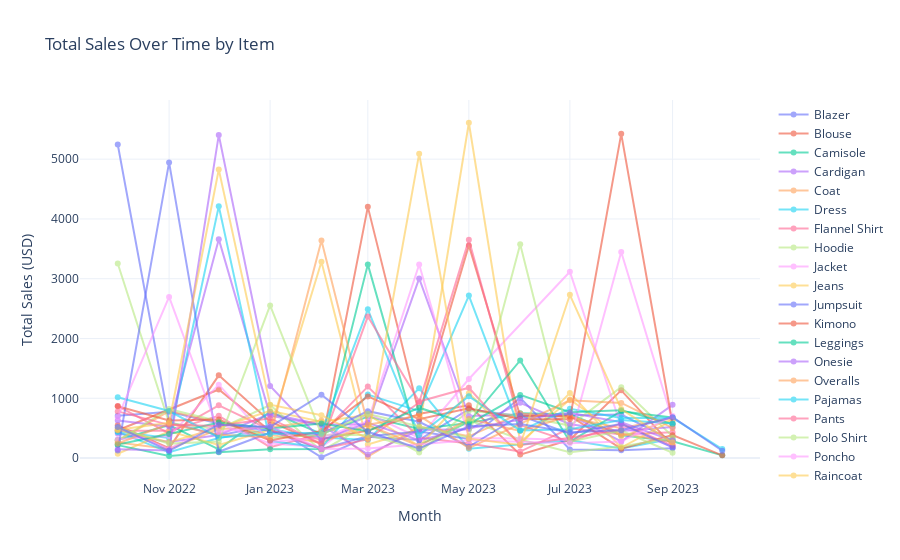

The cell this chart's notebook holds for it:
### Markdown cell above
### Time Series for All Items

### Code cell
df['month'] = pd.to_datetime(df['date']).dt.to_period("M")
ts_sales = df.groupby(['item', 'month']).agg(
    Total_Sales=('amount_usd', 'sum')
).reset_index()
ts_sales['month'] = ts_sales['month'].dt.to_timestamp()
fig = go.Figure()

for item in ts_sales['item'].unique():
    item_data = ts_sales[ts_sales['item'] == item]
    fig.add_trace(go.Scatter(
        x=item_data['month'],
        y=item_data['Total_Sales'],
        mode='lines+markers',
        name=item,
        hoverinfo='text',
        text=[f"Item: {item}<br>Sales: ${val}" for val in item_data['Total_Sales']],
        line=dict(width=2),
        opacity=0.6
    ))

fig.update_layout(
    title="Total Sales Over Time by Item",
    xaxis_title="Month",
    yaxis_title="Total Sales (USD)",
    hovermode='x unified',
    template='plotly_white',
    height=500
)

fig.show()

### Figure 1 — Plotly figure (JSON) as saved in the notebook; plotly's stock layout.template omitted (floating-point values rounded to 4 significant figures)
{"data": [{"hoverinfo": "text", "line": {"width": 2}, "mode": "lines+markers", "name": "Blazer", "opacity": 0.6, "text": ["Item: Blazer<br>Sales: $5246.0", "Item: Blazer<br>Sales: $599.0", "Item: Blazer<br>Sales: $378.0", "Item: Blazer<br>Sales: $549.0", "Item: Blazer<br>Sales: $14.0", "Item: Blazer<br>Sales: $358.0", "Item: Blazer<br>Sales: $304.0", "Item: Blazer<br>Sales: $817.0", "Item: Blazer<br>Sales: $701.0", "Item: Blazer<br>Sales: $727.0", "Item: Blazer<br>Sales: $292.0"], "type": "scatter", "x": ["2022-10-01T00:00:00", "2022-11-01T00:00:00", "2022-12-01T00:00:00", "2023-01-01T00:00:00", "2023-02-01T00:00:00", "2023-03-01T00:00:00", "2023-04-01T00:00:00", "2023-05-01T00:00:00", "2023-06-01T00:00:00", "2023-08-01T00:00:00", "2023-09-01T00:00:00"], "y": [5246, 599, 378, 549, 14, 358, 304, 817, 701, 727, 292]}, {"hoverinfo": "text", "line": {"width": 2}, "mode": "lines+markers", "name": "Blouse", "opacity": 0.6, "text": ["Item: Blouse<br>Sales: $548.0", "Item: Blouse<br>Sales: $166.0", "Item: Blouse<br>Sales: $1384.0", "Item: Blouse<br>Sales: $614.0", "Item: Blouse<br>Sales: $229.0", "Item: Blouse<br>Sales: $4202.0", "Item: Blouse<br>Sales: $740.0", "Item: Blouse<br>Sales: $884.0", "Item: Blouse<br>Sales: $58.0", "Item: Blouse<br>Sales: $306.0", "Item: Blouse<br>Sales: $1133.0", "Item: Blouse<br>Sales: $208.0"], "type": "scatter", "x": ["2022-10-01T00:00:00", "2022-11-01T00:00:00", "2022-12-01T00:00:00", "2023-01-01T00:00:00", "2023-02-01T00:00:00", "2023-03-01T00:00:00", "2023-04-01T00:00:00", "2023-05-01T00:00:00", "2023-06-01T00:00:00", "2023-07-01T00:00:00", "2023-08-01T00:00:00", "2023-09-01T00:00:00"], "y": [548, 166, 1384, 614, 229, 4202, 740, 884, 58, 306, 1133, 208]}, {"hoverinfo": "text", "line": {"width": 2}, "mode": "lines+markers", "name": "Camisole", "opacity": 0.6, "text": ["Item: Camisole<br>Sales: $302.0", "Item: Camisole<br>Sales: $553.0", "Item: Camisole<br>Sales: $145.0", "Item: Camisole<br>Sales: $775.0", "Item: Camisole<br>Sales: $403.0", "Item: Camisole<br>Sales: $695.0", "Item: Camisole<br>Sales: $485.0", "Item: Camisole<br>Sales: $585.0", "Item: Camisole<br>Sales: $749.0", "Item: Camisole<br>Sales: $735.0", "Item: Camisole<br>Sales: $380.0", "Item: Camisole<br>Sales: $283.0", "Item: Camisole<br>Sales: $46.0"], "type": "scatter", "x": ["2022-10-01T00:00:00", "2022-11-01T00:00:00", "2022-12-01T00:00:00", "2023-01-01T00:00:00", "2023-02-01T00:00:00", "2023-03-01T00:00:00", "2023-04-01T00:00:00", "2023-05-01T00:00:00", "2023-06-01T00:00:00", "2023-07-01T00:00:00", "2023-08-01T00:00:00", "2023-09-01T00:00:00", "2023-10-01T00:00:00"], "y": [302, 553, 145, 775, 403, 695, 485, 585, 749, 735, 380, 283, 46]}, {"hoverinfo": "text", "line": {"width": 2}, "mode": "lines+markers", "name": "Cardigan", "opacity": 0.6, "text": ["Item: Cardigan<br>Sales: $413.0", "Item: Cardigan<br>Sales: $270.0", "Item: Cardigan<br>Sales: $387.0", "Item: Cardigan<br>Sales: $741.0", "Item: Cardigan<br>Sales: $562.0", "Item: Cardigan<br>Sales: $566.0", "Item: Cardigan<br>Sales: $3005.0", "Item: Cardigan<br>Sales: $704.0", "Item: Cardigan<br>Sales: $731.0", "Item: Cardigan<br>Sales: $722.0", "Item: Cardigan<br>Sales: $278.0", "Item: Cardigan<br>Sales: $891.0"], "type": "scatter", "x": ["2022-10-01T00:00:00", "2022-11-01T00:00:00", "2022-12-01T00:00:00", "2023-01-01T00:00:00", "2023-02-01T00:00:00", "2023-03-01T00:00:00", "2023-04-01T00:00:00", "2023-05-01T00:00:00", "2023-06-01T00:00:00", "2023-07-01T00:00:00", "2023-08-01T00:00:00", "2023-09-01T00:00:00"], "y": [413, 270, 387, 741, 562, 566, 3005, 704, 731, 722, 278, 891]}, {"hoverinfo": "text", "line": {"width": 2}, "mode": "lines+markers", "name": "Coat", "opacity": 0.6, "text": ["Item: Coat<br>Sales: $262.0", "Item: Coat<br>Sales: $154.0", "Item: Coat<br>Sales: $486.0", "Item: Coat<br>Sales: $515.0", "Item: Coat<br>Sales: $627.0", "Item: Coat<br>Sales: $24.0", "Item: Coat<br>Sales: $528.0", "Item: Coat<br>Sales: $364.0", "Item: Coat<br>Sales: $744.0", "Item: Coat<br>Sales: $678.0", "Item: Coat<br>Sales: $501.0", "Item: Coat<br>Sales: $671.0"], "type": "scatter", "x": ["2022-10-01T00:00:00", "2022-11-01T00:00:00", "2022-12-01T00:00:00", "2023-01-01T00:00:00", "2023-02-01T00:00:00", "2023-03-01T00:00:00", "2023-04-01T00:00:00", "2023-05-01T00:00:00", "2023-06-01T00:00:00", "2023-07-01T00:00:00", "2023-08-01T00:00:00", "2023-09-01T00:00:00"], "y": [262, 154, 486, 515, 627, 24, 528, 364, 744, 678, 501, 671]}, {"hoverinfo": "text", "line": {"width": 2}, "mode": "lines+markers", "name": "Dress", "opacity": 0.6, "text": ["Item: Dress<br>Sales: $438.0", "Item: Dress<br>Sales: $98.0", "Item: Dress<br>Sales: $335.0", "Item: Dress<br>Sales: $484.0", "Item: Dress<br>Sales: $346.0", "Item: Dress<br>Sales: $301.0", "Item: Dress<br>Sales: $1167.0", "Item: Dress<br>Sales: $156.0", "Item: Dress<br>Sales: $298.0", "Item: Dress<br>Sales: $159.0", "Item: Dress<br>Sales: $325.0"], "type": "scatter", "x": ["2022-10-01T00:00:00", "2022-11-01T00:00:00", "2022-12-01T00:00:00", "2023-01-01T00:00:00", "2023-02-01T00:00:00", "2023-03-01T00:00:00", "2023-04-01T00:00:00", "2023-05-01T00:00:00", "2023-07-01T00:00:00", "2023-08-01T00:00:00", "2023-09-01T00:00:00"], "y": [438, 98, 335, 484, 346, 301, 1167, 156, 298, 159, 325]}, {"hoverinfo": "text", "line": {"width": 2}, "mode": "lines+markers", "name": "Flannel Shirt", "opacity": 0.6, "text": ["Item: Flannel Shirt<br>Sales: $457.0", "Item: Flannel Shirt<br>Sales: $458.0", "Item: Flannel Shirt<br>Sales: $707.0", "Item: Flannel Shirt<br>Sales: $183.0", "Item: Flannel Shirt<br>Sales: $405.0", "Item: Flannel Shirt<br>Sales: $1196.0", "Item: Flannel Shirt<br>Sales: $343.0", "Item: Flannel Shirt<br>Sales: $244.0", "Item: Flannel Shirt<br>Sales: $109.0", "Item: Flannel Shirt<br>Sales: $497.0", "Item: Flannel Shirt<br>Sales: $394.0", "Item: Flannel Shirt<br>Sales: $433.0"], "type": "scatter", "x": ["2022-10-01T00:00:00", "2022-11-01T00:00:00", "2022-12-01T00:00:00", "2023-01-01T00:00:00", "2023-02-01T00:00:00", "2023-03-01T00:00:00", "2023-04-01T00:00:00", "2023-05-01T00:00:00", "2023-06-01T00:00:00", "2023-07-01T00:00:00", "2023-08-01T00:00:00", "2023-09-01T00:00:00"], "y": [457, 458, 707, 183, 405, 1196, 343, 244, 109, 497, 394, 433]}, {"hoverinfo": "text", "line": {"width": 2}, "mode": "lines+markers", "name": "Hoodie", "opacity": 0.6, "text": ["Item: Hoodie<br>Sales: $3255.0", "Item: Hoodie<br>Sales: $588.0", "Item: Hoodie<br>Sales: $482.0", "Item: Hoodie<br>Sales: $887.0", "Item: Hoodie<br>Sales: $119.0", "Item: Hoodie<br>Sales: $562.0", "Item: Hoodie<br>Sales: $94.0", "Item: Hoodie<br>Sales: $791.0", "Item: Hoodie<br>Sales: $708.0", "Item: Hoodie<br>Sales: $544.0", "Item: Hoodie<br>Sales: $1186.0", "Item: Hoodie<br>Sales: $363.0"], "type": "scatter", "x": ["2022-10-01T00:00:00", "2022-11-01T00:00:00", "2022-12-01T00:00:00", "2023-01-01T00:00:00", "2023-02-01T00:00:00", "2023-03-01T00:00:00", "2023-04-01T00:00:00", "2023-05-01T00:00:00", "2023-06-01T00:00:00", "2023-07-01T00:00:00", "2023-08-01T00:00:00", "2023-09-01T00:00:00"], "y": [3255, 588, 482, 887, 119, 562, 94, 791, 708, 544, 1186, 363]}, {"hoverinfo": "text", "line": {"width": 2}, "mode": "lines+markers", "name": "Jacket", "opacity": 0.6, "text": ["Item: Jacket<br>Sales: $499.0", "Item: Jacket<br>Sales: $152.0", "Item: Jacket<br>Sales: $583.0", "Item: Jacket<br>Sales: $243.0", "Item: Jacket<br>Sales: $185.0", "Item: Jacket<br>Sales: $747.0", "Item: Jacket<br>Sales: $336.0", "Item: Jacket<br>Sales: $1323.0", "Item: Jacket<br>Sales: $3117.0", "Item: Jacket<br>Sales: $528.0", "Item: Jacket<br>Sales: $186.0"], "type": "scatter", "x": ["2022-10-01T00:00:00", "2022-11-01T00:00:00", "2022-12-01T00:00:00", "2023-01-01T00:00:00", "2023-02-01T00:00:00", "2023-03-01T00:00:00", "2023-04-01T00:00:00", "2023-05-01T00:00:00", "2023-07-01T00:00:00", "2023-08-01T00:00:00", "2023-09-01T00:00:00"], "y": [499, 152, 583, 243, 185, 747, 336, 1323, 3117, 528, 186]}, {"hoverinfo": "text", "line": {"width": 2}, "mode": "lines+markers", "name": "Jeans", "opacity": 0.6, "text": ["Item: Jeans<br>Sales: $72.0", "Item: Jeans<br>Sales: $449.0", "Item: Jeans<br>Sales: $218.0", "Item: Jeans<br>Sales: $476.0", "Item: Jeans<br>Sales: $3283.0", "Item: Jeans<br>Sales: $226.0", "Item: Jeans<br>Sales: $482.0", "Item: Jeans<br>Sales: $5609.0", "Item: Jeans<br>Sales: $265.0", "Item: Jeans<br>Sales: $981.0", "Item: Jeans<br>Sales: $363.0", "Item: Jeans<br>Sales: $644.0"], "type": "scatter", "x": ["2022-10-01T00:00:00", "2022-11-01T00:00:00", "2022-12-01T00:00:00", "2023-01-01T00:00:00", "2023-02-01T00:00:00", "2023-03-01T00:00:00", "2023-04-01T00:00:00", "2023-05-01T00:00:00", "2023-06-01T00:00:00", "2023-07-01T00:00:00", "2023-08-01T00:00:00", "2023-09-01T00:00:00"], "y": [72, 449, 218, 476, 3283, 226, 482, 5609, 265, 981, 363, 644]}, {"hoverinfo": "text", "line": {"width": 2}, "mode": "lines+markers", "name": "Jumpsuit", "opacity": 0.6, "text": ["Item: Jumpsuit<br>Sales: $709.0", "Item: Jumpsuit<br>Sales: $776.0", "Item: Jumpsuit<br>Sales: $578.0", "Item: Jumpsuit<br>Sales: $455.0", "Item: Jumpsuit<br>Sales: $154.0", "Item: Jumpsuit<br>Sales: $367.0", "Item: Jumpsuit<br>Sales: $443.0", "Item: Jumpsuit<br>Sales: $320.0", "Item: Jumpsuit<br>Sales: $1009.0", "Item: Jumpsuit<br>Sales: $144.0", "Item: Jumpsuit<br>Sales: $133.0", "Item: Jumpsuit<br>Sales: $166.0"], "type": "scatter", "x": ["2022-10-01T00:00:00", "2022-11-01T00:00:00", "2022-12-01T00:00:00", "2023-01-01T00:00:00", "2023-02-01T00:00:00", "2023-03-01T00:00:00", "2023-04-01T00:00:00", "2023-05-01T00:00:00", "2023-06-01T00:00:00", "2023-07-01T00:00:00", "2023-08-01T00:00:00", "2023-09-01T00:00:00"], "y": [709, 776, 578, 455, 154, 367, 443, 320, 1009, 144, 133, 166]}, {"hoverinfo": "text", "line": {"width": 2}, "mode": "lines+markers", "name": "Kimono", "opacity": 0.6, "text": ["Item: Kimono<br>Sales: $465.0", "Item: Kimono<br>Sales: $1147.0", "Item: Kimono<br>Sales: $453.0", "Item: Kimono<br>Sales: $316.0", "Item: Kimono<br>Sales: $460.0", "Item: Kimono<br>Sales: $736.0", "Item: Kimono<br>Sales: $3557.0", "Item: Kimono<br>Sales: $703.0", "Item: Kimono<br>Sales: $705.0", "Item: Kimono<br>Sales: $158.0", "Item: Kimono<br>Sales: $384.0", "Item: Kimono<br>Sales: $46.0"], "type": "scatter", "x": ["2022-10-01T00:00:00", "2022-12-01T00:00:00", "2023-01-01T00:00:00", "2023-02-01T00:00:00", "2023-03-01T00:00:00", "2023-04-01T00:00:00", "2023-05-01T00:00:00", "2023-06-01T00:00:00", "2023-07-01T00:00:00", "2023-08-01T00:00:00", "2023-09-01T00:00:00", "2023-10-01T00:00:00"], "y": [465, 1147, 453, 316, 460, 736, 3557, 703, 705, 158, 384, 46]}, {"hoverinfo": "text", "line": {"width": 2}, "mode": "lines+markers", "name": "Leggings", "opacity": 0.6, "text": ["Item: Leggings<br>Sales: $217.0", "Item: Leggings<br>Sales: $34.0", "Item: Leggings<br>Sales: $99.0", "Item: Leggings<br>Sales: $147.0", "Item: Leggings<br>Sales: $153.0", "Item: Leggings<br>Sales: $3240.0", "Item: Leggings<br>Sales: $221.0", "Item: Leggings<br>Sales: $603.0", "Item: Leggings<br>Sales: $1633.0", "Item: Leggings<br>Sales: $275.0", "Item: Leggings<br>Sales: $785.0", "Item: Leggings<br>Sales: $680.0"], "type": "scatter", "x": ["2022-10-01T00:00:00", "2022-11-01T00:00:00", "2022-12-01T00:00:00", "2023-01-01T00:00:00", "2023-02-01T00:00:00", "2023-03-01T00:00:00", "2023-04-01T00:00:00", "2023-05-01T00:00:00", "2023-06-01T00:00:00", "2023-07-01T00:00:00", "2023-08-01T00:00:00", "2023-09-01T00:00:00"], "y": [217, 34, 99, 147, 153, 3240, 221, 603, 1633, 275, 785, 680]}, {"hoverinfo": "text", "line": {"width": 2}, "mode": "lines+markers", "name": "Onesie", "opacity": 0.6, "text": ["Item: Onesie<br>Sales: $628.0", "Item: Onesie<br>Sales: $527.0", "Item: Onesie<br>Sales: $3662.0", "Item: Onesie<br>Sales: $710.0", "Item: Onesie<br>Sales: $550.0", "Item: Onesie<br>Sales: $61.0", "Item: Onesie<br>Sales: $468.0", "Item: Onesie<br>Sales: $481.0", "Item: Onesie<br>Sales: $924.0", "Item: Onesie<br>Sales: $566.0", "Item: Onesie<br>Sales: $453.0", "Item: Onesie<br>Sales: $519.0"], "type": "scatter", "x": ["2022-10-01T00:00:00", "2022-11-01T00:00:00", "2022-12-01T00:00:00", "2023-01-01T00:00:00", "2023-02-01T00:00:00", "2023-03-01T00:00:00", "2023-04-01T00:00:00", "2023-05-01T00:00:00", "2023-06-01T00:00:00", "2023-07-01T00:00:00", "2023-08-01T00:00:00", "2023-09-01T00:00:00"], "y": [628, 527, 3662, 710, 550, 61, 468, 481, 924, 566, 453, 519]}, {"hoverinfo": "text", "line": {"width": 2}, "mode": "lines+markers", "name": "Overalls", "opacity": 0.6, "text": ["Item: Overalls<br>Sales: $293.0", "Item: Overalls<br>Sales: $787.0", "Item: Overalls<br>Sales: $595.0", "Item: Overalls<br>Sales: $388.0", "Item: Overalls<br>Sales: $263.0", "Item: Overalls<br>Sales: $553.0", "Item: Overalls<br>Sales: $205.0", "Item: Overalls<br>Sales: $652.0", "Item: Overalls<br>Sales: $452.0", "Item: Overalls<br>Sales: $706.0", "Item: Overalls<br>Sales: $406.0", "Item: Overalls<br>Sales: $274.0"], "type": "scatter", "x": ["2022-10-01T00:00:00", "2022-11-01T00:00:00", "2022-12-01T00:00:00", "2023-01-01T00:00:00", "2023-02-01T00:00:00", "2023-03-01T00:00:00", "2023-04-01T00:00:00", "2023-05-01T00:00:00", "2023-06-01T00:00:00", "2023-07-01T00:00:00", "2023-08-01T00:00:00", "2023-09-01T00:00:00"], "y": [293, 787, 595, 388, 263, 553, 205, 652, 452, 706, 406, 274]}, {"hoverinfo": "text", "line": {"width": 2}, "mode": "lines+markers", "name": "Pajamas", "opacity": 0.6, "text": ["Item: Pajamas<br>Sales: $442.0", "Item: Pajamas<br>Sales: $336.0", "Item: Pajamas<br>Sales: $4211.0", "Item: Pajamas<br>Sales: $286.0", "Item: Pajamas<br>Sales: $179.0", "Item: Pajamas<br>Sales: $1062.0", "Item: Pajamas<br>Sales: $786.0", "Item: Pajamas<br>Sales: $2719.0", "Item: Pajamas<br>Sales: $460.0", "Item: Pajamas<br>Sales: $824.0", "Item: Pajamas<br>Sales: $669.0", "Item: Pajamas<br>Sales: $673.0", "Item: Pajamas<br>Sales: $151.0"], "type": "scatter", "x": ["2022-10-01T00:00:00", "2022-11-01T00:00:00", "2022-12-01T00:00:00", "2023-01-01T00:00:00", "2023-02-01T00:00:00", "2023-03-01T00:00:00", "2023-04-01T00:00:00", "2023-05-01T00:00:00", "2023-06-01T00:00:00", "2023-07-01T00:00:00", "2023-08-01T00:00:00", "2023-09-01T00:00:00", "2023-10-01T00:00:00"], "y": [442, 336, 4211, 286, 179, 1062, 786, 2719, 460, 824, 669, 673, 151]}, {"hoverinfo": "text", "line": {"width": 2}, "mode": "lines+markers", "name": "Pants", "opacity": 0.6, "text": ["Item: Pants<br>Sales: $870.0", "Item: Pants<br>Sales: $412.0", "Item: Pants<br>Sales: $882.0", "Item: Pants<br>Sales: $473.0", "Item: Pants<br>Sales: $153.0", "Item: Pants<br>Sales: $313.0", "Item: Pants<br>Sales: $930.0", "Item: Pants<br>Sales: $3650.0", "Item: Pants<br>Sales: $552.0", "Item: Pants<br>Sales: $275.0", "Item: Pants<br>Sales: $576.0", "Item: Pants<br>Sales: $209.0"], "type": "scatter", "x": ["2022-10-01T00:00:00", "2022-11-01T00:00:00", "2022-12-01T00:00:00", "2023-01-01T00:00:00", "2023-02-01T00:00:00", "2023-03-01T00:00:00", "2023-04-01T00:00:00", "2023-05-01T00:00:00", "2023-06-01T00:00:00", "2023-07-01T00:00:00", "2023-08-01T00:00:00", "2023-09-01T00:00:00"], "y": [870, 412, 882, 473, 153, 313, 930, 3650, 552, 275, 576, 209]}, {"hoverinfo": "text", "line": {"width": 2}, "mode": "lines+markers", "name": "Polo Shirt", "opacity": 0.6, "text": ["Item: Polo Shirt<br>Sales: $292.0", "Item: Polo Shirt<br>Sales: $819.0", "Item: Polo Shirt<br>Sales: $617.0", "Item: Polo Shirt<br>Sales: $335.0", "Item: Polo Shirt<br>Sales: $392.0", "Item: Polo Shirt<br>Sales: $386.0", "Item: Polo Shirt<br>Sales: $149.0", "Item: Polo Shirt<br>Sales: $630.0", "Item: Polo Shirt<br>Sales: $311.0", "Item: Polo Shirt<br>Sales: $98.0", "Item: Polo Shirt<br>Sales: $192.0", "Item: Polo Shirt<br>Sales: $335.0"], "type": "scatter", "x": ["2022-10-01T00:00:00", "2022-11-01T00:00:00", "2022-12-01T00:00:00", "2023-01-01T00:00:00", "2023-02-01T00:00:00", "2023-03-01T00:00:00", "2023-04-01T00:00:00", "2023-05-01T00:00:00", "2023-06-01T00:00:00", "2023-07-01T00:00:00", "2023-08-01T00:00:00", "2023-09-01T00:00:00"], "y": [292, 819, 617, 335, 392, 386, 149, 630, 311, 98, 192, 335]}, {"hoverinfo": "text", "line": {"width": 2}, "mode": "lines+markers", "name": "Poncho", "opacity": 0.6, "text": ["Item: Poncho<br>Sales: $317.0", "Item: Poncho<br>Sales: $368.0", "Item: Poncho<br>Sales: $1228.0", "Item: Poncho<br>Sales: $270.0", "Item: Poncho<br>Sales: $339.0", "Item: Poncho<br>Sales: $617.0", "Item: Poncho<br>Sales: $3238.0", "Item: Poncho<br>Sales: $336.0", "Item: Poncho<br>Sales: $326.0", "Item: Poncho<br>Sales: $304.0", "Item: Poncho<br>Sales: $3448.0", "Item: Poncho<br>Sales: $631.0"], "type": "scatter", "x": ["2022-10-01T00:00:00", "2022-11-01T00:00:00", "2022-12-01T00:00:00", "2023-01-01T00:00:00", "2023-02-01T00:00:00", "2023-03-01T00:00:00", "2023-04-01T00:00:00", "2023-05-01T00:00:00", "2023-06-01T00:00:00", "2023-07-01T00:00:00", "2023-08-01T00:00:00", "2023-09-01T00:00:00"], "y": [317, 368, 1228, 270, 339, 617, 3238, 336, 326, 304, 3448, 631]}, {"hoverinfo": "text", "line": {"width": 2}, "mode": "lines+markers", "name": "Raincoat", "opacity": 0.6, "text": ["Item: Raincoat<br>Sales: $470.0", "Item: Raincoat<br>Sales: $267.0", "Item: Raincoat<br>Sales: $507.0", "Item: Raincoat<br>Sales: $790.0", "Item: Raincoat<br>Sales: $607.0", "Item: Raincoat<br>Sales: $725.0", "Item: Raincoat<br>Sales: $199.0", "Item: Raincoat<br>Sales: $1085.0", "Item: Raincoat<br>Sales: $228.0", "Item: Raincoat<br>Sales: $1090.0", "Item: Raincoat<br>Sales: $176.0", "Item: Raincoat<br>Sales: $633.0"], "type": "scatter", "x": ["2022-10-01T00:00:00", "2022-11-01T00:00:00", "2022-12-01T00:00:00", "2023-01-01T00:00:00", "2023-02-01T00:00:00", "2023-03-01T00:00:00", "2023-04-01T00:00:00", "2023-05-01T00:00:00", "2023-06-01T00:00:00", "2023-07-01T00:00:00", "2023-08-01T00:00:00", "2023-09-01T00:00:00"], "y": [470, 267, 507, 790, 607, 725, 199, 1085, 228, 1090, 176, 633]}, {"hoverinfo": "text", "line": {"width": 2}, "mode": "lines+markers", "name": "Romper", "opacity": 0.6, "text": ["Item: Romper<br>Sales: $127.0", "Item: Romper<br>Sales: $4946.0", "Item: Romper<br>Sales: $105.0", "Item: Romper<br>Sales: $426.0", "Item: Romper<br>Sales: $403.0", "Item: Romper<br>Sales: $785.0", "Item: Romper<br>Sales: $608.0", "Item: Romper<br>Sales: $190.0", "Item: Romper<br>Sales: $712.0", "Item: Romper<br>Sales: $409.0", "Item: Romper<br>Sales: $572.0", "Item: Romper<br>Sales: $178.0"], "type": "scatter", "x": ["2022-10-01T00:00:00", "2022-11-01T00:00:00", "2022-12-01T00:00:00", "2023-01-01T00:00:00", "2023-02-01T00:00:00", "2023-03-01T00:00:00", "2023-04-01T00:00:00", "2023-05-01T00:00:00", "2023-06-01T00:00:00", "2023-07-01T00:00:00", "2023-08-01T00:00:00", "2023-09-01T00:00:00"], "y": [127, 4946, 105, 426, 403, 785, 608, 190, 712, 409, 572, 178]}, {"hoverinfo": "text", "line": {"width": 2}, "mode": "lines+markers", "name": "Shorts", "opacity": 0.6, "text": ["Item: Shorts<br>Sales: $867.0", "Item: Shorts<br>Sales: $630.0", "Item: Shorts<br>Sales: $644.0", "Item: Shorts<br>Sales: $294.0", "Item: Shorts<br>Sales: $452.0", "Item: Shorts<br>Sales: $1031.0", "Item: Shorts<br>Sales: $649.0", "Item: Shorts<br>Sales: $835.0", "Item: Shorts<br>Sales: $655.0", "Item: Shorts<br>Sales: $651.0", "Item: Shorts<br>Sales: $5424.0", "Item: Shorts<br>Sales: $570.0"], "type": "scatter", "x": ["2022-10-01T00:00:00", "2022-11-01T00:00:00", "2022-12-01T00:00:00", "2023-01-01T00:00:00", "2023-02-01T00:00:00", "2023-03-01T00:00:00", "2023-04-01T00:00:00", "2023-05-01T00:00:00", "2023-06-01T00:00:00", "2023-07-01T00:00:00", "2023-08-01T00:00:00", "2023-09-01T00:00:00"], "y": [867, 630, 644, 294, 452, 1031, 649, 835, 655, 651, 5424, 570]}, {"hoverinfo": "text", "line": {"width": 2}, "mode": "lines+markers", "name": "Skirt", "opacity": 0.6, "text": ["Item: Skirt<br>Sales: $228.0", "Item: Skirt<br>Sales: $402.0", "Item: Skirt<br>Sales: $596.0", "Item: Skirt<br>Sales: $495.0", "Item: Skirt<br>Sales: $578.0", "Item: Skirt<br>Sales: $449.0", "Item: Skirt<br>Sales: $843.0", "Item: Skirt<br>Sales: $568.0", "Item: Skirt<br>Sales: $1057.0", "Item: Skirt<br>Sales: $768.0", "Item: Skirt<br>Sales: $802.0", "Item: Skirt<br>Sales: $571.0"], "type": "scatter", "x": ["2022-10-01T00:00:00", "2022-11-01T00:00:00", "2022-12-01T00:00:00", "2023-01-01T00:00:00", "2023-02-01T00:00:00", "2023-03-01T00:00:00", "2023-04-01T00:00:00", "2023-05-01T00:00:00", "2023-06-01T00:00:00", "2023-07-01T00:00:00", "2023-08-01T00:00:00", "2023-09-01T00:00:00"], "y": [228, 402, 596, 495, 578, 449, 843, 568, 1057, 768, 802, 571]}, {"hoverinfo": "text", "line": {"width": 2}, "mode": "lines+markers", "name": "Sweater", "opacity": 0.6, "text": ["Item: Sweater<br>Sales: $147.0", "Item: Sweater<br>Sales: $128.0", "Item: Sweater<br>Sales: $5405.0", "Item: Sweater<br>Sales: $1207.0", "Item: Sweater<br>Sales: $300.0", "Item: Sweater<br>Sales: $592.0", "Item: Sweater<br>Sales: $300.0", "Item: Sweater<br>Sales: $497.0", "Item: Sweater<br>Sales: $642.0", "Item: Sweater<br>Sales: $759.0", "Item: Sweater<br>Sales: $600.0", "Item: Sweater<br>Sales: $293.0"], "type": "scatter", "x": ["2022-10-01T00:00:00", "2022-11-01T00:00:00", "2022-12-01T00:00:00", "2023-01-01T00:00:00", "2023-02-01T00:00:00", "2023-03-01T00:00:00", "2023-04-01T00:00:00", "2023-05-01T00:00:00", "2023-06-01T00:00:00", "2023-07-01T00:00:00", "2023-08-01T00:00:00", "2023-09-01T00:00:00"], "y": [147, 128, 5405, 1207, 300, 592, 300, 497, 642, 759, 600, 293]}, {"hoverinfo": "text", "line": {"width": 2}, "mode": "lines+markers", "name": "Swimsuit", "opacity": 0.6, "text": ["Item: Swimsuit<br>Sales: $244.0", "Item: Swimsuit<br>Sales: $572.0", "Item: Swimsuit<br>Sales: $392.0", "Item: Swimsuit<br>Sales: $350.0", "Item: Swimsuit<br>Sales: $3640.0", "Item: Swimsuit<br>Sales: $556.0", "Item: Swimsuit<br>Sales: $711.0", "Item: Swimsuit<br>Sales: $167.0", "Item: Swimsuit<br>Sales: $967.0", "Item: Swimsuit<br>Sales: $923.0", "Item: Swimsuit<br>Sales: $504.0"], "type": "scatter", "x": ["2022-10-01T00:00:00", "2022-11-01T00:00:00", "2022-12-01T00:00:00", "2023-01-01T00:00:00", "2023-02-01T00:00:00", "2023-03-01T00:00:00", "2023-04-01T00:00:00", "2023-05-01T00:00:00", "2023-07-01T00:00:00", "2023-08-01T00:00:00", "2023-09-01T00:00:00"], "y": [244, 572, 392, 350, 3640, 556, 711, 167, 967, 923, 504]}, {"hoverinfo": "text", "line": {"width": 2}, "mode": "lines+markers", "name": "T-shirt", "opacity": 0.6, "text": ["Item: T-shirt<br>Sales: $1017.0", "Item: T-shirt<br>Sales: $787.0", "Item: T-shirt<br>Sales: $345.0", "Item: T-shirt<br>Sales: $402.0", "Item: T-shirt<br>Sales: $425.0", "Item: T-shirt<br>Sales: $2488.0", "Item: T-shirt<br>Sales: $385.0", "Item: T-shirt<br>Sales: $1033.0", "Item: T-shirt<br>Sales: $463.0", "Item: T-shirt<br>Sales: $483.0", "Item: T-shirt<br>Sales: $636.0", "Item: T-shirt<br>Sales: $579.0"], "type": "scatter", "x": ["2022-10-01T00:00:00", "2022-11-01T00:00:00", "2022-12-01T00:00:00", "2023-01-01T00:00:00", "2023-02-01T00:00:00", "2023-03-01T00:00:00", "2023-04-01T00:00:00", "2023-05-01T00:00:00", "2023-06-01T00:00:00", "2023-07-01T00:00:00", "2023-08-01T00:00:00", "2023-09-01T00:00:00"], "y": [1017, 787, 345, 402, 425, 2488, 385, 1033, 463, 483, 636, 579]}, {"hoverinfo": "text", "line": {"width": 2}, "mode": "lines+markers", "name": "Tank Top", "opacity": 0.6, "text": ["Item: Tank Top<br>Sales: $781.0", "Item: Tank Top<br>Sales: $556.0", "Item: Tank Top<br>Sales: $537.0", "Item: Tank Top<br>Sales: $667.0", "Item: Tank Top<br>Sales: $235.0", "Item: Tank Top<br>Sales: $2370.0", "Item: Tank Top<br>Sales: $947.0", "Item: Tank Top<br>Sales: $1177.0", "Item: Tank Top<br>Sales: $216.0", "Item: Tank Top<br>Sales: $341.0", "Item: Tank Top<br>Sales: $469.0"], "type": "scatter", "x": ["2022-10-01T00:00:00", "2022-11-01T00:00:00", "2022-12-01T00:00:00", "2023-01-01T00:00:00", "2023-02-01T00:00:00", "2023-03-01T00:00:00", "2023-04-01T00:00:00", "2023-05-01T00:00:00", "2023-06-01T00:00:00", "2023-07-01T00:00:00", "2023-08-01T00:00:00"], "y": [781, 556, 537, 667, 235, 2370, 947, 1177, 216, 341, 469]}, {"hoverinfo": "text", "line": {"width": 2}, "mode": "lines+markers", "name": "Trench Coat", "opacity": 0.6, "text": ["Item: Trench Coat<br>Sales: $509.0", "Item: Trench Coat<br>Sales: $242.0", "Item: Trench Coat<br>Sales: $277.0", "Item: Trench Coat<br>Sales: $2553.0", "Item: Trench Coat<br>Sales: $397.0", "Item: Trench Coat<br>Sales: $742.0", "Item: Trench Coat<br>Sales: $529.0", "Item: Trench Coat<br>Sales: $343.0", "Item: Trench Coat<br>Sales: $3577.0", "Item: Trench Coat<br>Sales: $272.0", "Item: Trench Coat<br>Sales: $461.0", "Item: Trench Coat<br>Sales: $90.0"], "type": "scatter", "x": ["2022-10-01T00:00:00", "2022-11-01T00:00:00", "2022-12-01T00:00:00", "2023-01-01T00:00:00", "2023-02-01T00:00:00", "2023-03-01T00:00:00", "2023-04-01T00:00:00", "2023-05-01T00:00:00", "2023-06-01T00:00:00", "2023-07-01T00:00:00", "2023-08-01T00:00:00", "2023-09-01T00:00:00"], "y": [509, 242, 277, 2553, 397, 742, 529, 343, 3577, 272, 461, 90]}, {"hoverinfo": "text", "line": {"width": 2}, "mode": "lines+markers", "name": "Trousers", "opacity": 0.6, "text": ["Item: Trousers<br>Sales: $681.0", "Item: Trousers<br>Sales: $2696.0", "Item: Trousers<br>Sales: $440.0", "Item: Trousers<br>Sales: $534.0", "Item: Trousers<br>Sales: $152.0", "Item: Trousers<br>Sales: $161.0", "Item: Trousers<br>Sales: $297.0", "Item: Trousers<br>Sales: $271.0", "Item: Trousers<br>Sales: $247.0", "Item: Trousers<br>Sales: $277.0", "Item: Trousers<br>Sales: $702.0"], "type": "scatter", "x": ["2022-10-01T00:00:00", "2022-11-01T00:00:00", "2022-12-01T00:00:00", "2023-01-01T00:00:00", "2023-02-01T00:00:00", "2023-03-01T00:00:00", "2023-05-01T00:00:00", "2023-06-01T00:00:00", "2023-07-01T00:00:00", "2023-08-01T00:00:00", "2023-09-01T00:00:00"], "y": [681, 2696, 440, 534, 152, 161, 297, 271, 247, 277, 702]}, {"hoverinfo": "text", "line": {"width": 2}, "mode": "lines+markers", "name": "Tunic", "opacity": 0.6, "text": ["Item: Tunic<br>Sales: $475.0", "Item: Tunic<br>Sales: $590.0", "Item: Tunic<br>Sales: $4826.0", "Item: Tunic<br>Sales: $893.0", "Item: Tunic<br>Sales: $718.0", "Item: Tunic<br>Sales: $325.0", "Item: Tunic<br>Sales: $5092.0", "Item: Tunic<br>Sales: $325.0", "Item: Tunic<br>Sales: $221.0", "Item: Tunic<br>Sales: $2731.0", "Item: Tunic<br>Sales: $819.0", "Item: Tunic<br>Sales: $260.0"], "type": "scatter", "x": ["2022-10-01T00:00:00", "2022-11-01T00:00:00", "2022-12-01T00:00:00", "2023-01-01T00:00:00", "2023-02-01T00:00:00", "2023-03-01T00:00:00", "2023-04-01T00:00:00", "2023-05-01T00:00:00", "2023-06-01T00:00:00", "2023-07-01T00:00:00", "2023-08-01T00:00:00", "2023-09-01T00:00:00"], "y": [475, 590, 4826, 893, 718, 325, 5092, 325, 221, 2731, 819, 260]}, {"hoverinfo": "text", "line": {"width": 2}, "mode": "lines+markers", "name": "Vest", "opacity": 0.6, "text": ["Item: Vest<br>Sales: $520.0", "Item: Vest<br>Sales: $121.0", "Item: Vest<br>Sales: $559.0", "Item: Vest<br>Sales: $521.0", "Item: Vest<br>Sales: $1060.0", "Item: Vest<br>Sales: $440.0", "Item: Vest<br>Sales: $162.0", "Item: Vest<br>Sales: $533.0", "Item: Vest<br>Sales: $569.0", "Item: Vest<br>Sales: $433.0", "Item: Vest<br>Sales: $466.0", "Item: Vest<br>Sales: $684.0", "Item: Vest<br>Sales: $122.0"], "type": "scatter", "x": ["2022-10-01T00:00:00", "2022-11-01T00:00:00", "2022-12-01T00:00:00", "2023-01-01T00:00:00", "2023-02-01T00:00:00", "2023-03-01T00:00:00", "2023-04-01T00:00:00", "2023-05-01T00:00:00", "2023-06-01T00:00:00", "2023-07-01T00:00:00", "2023-08-01T00:00:00", "2023-09-01T00:00:00", "2023-10-01T00:00:00"], "y": [520, 121, 559, 521, 1060, 440, 162, 533, 569, 433, 466, 684, 122]}], "layout": {"autosize": true, "hovermode": "x unified", "title": {"text": "Total Sales Over Time by Item"}, "xaxis": {"autorange": true, "range": ["2022-09-08 18:22:33.2999", "2023-10-23 05:37:26.7001"], "title": {"text": "Month"}, "type": "date"}, "yaxis": {"autorange": true, "range": [-379.9, 6003.0], "title": {"text": "Total Sales (USD)"}, "type": "linear"}}}
